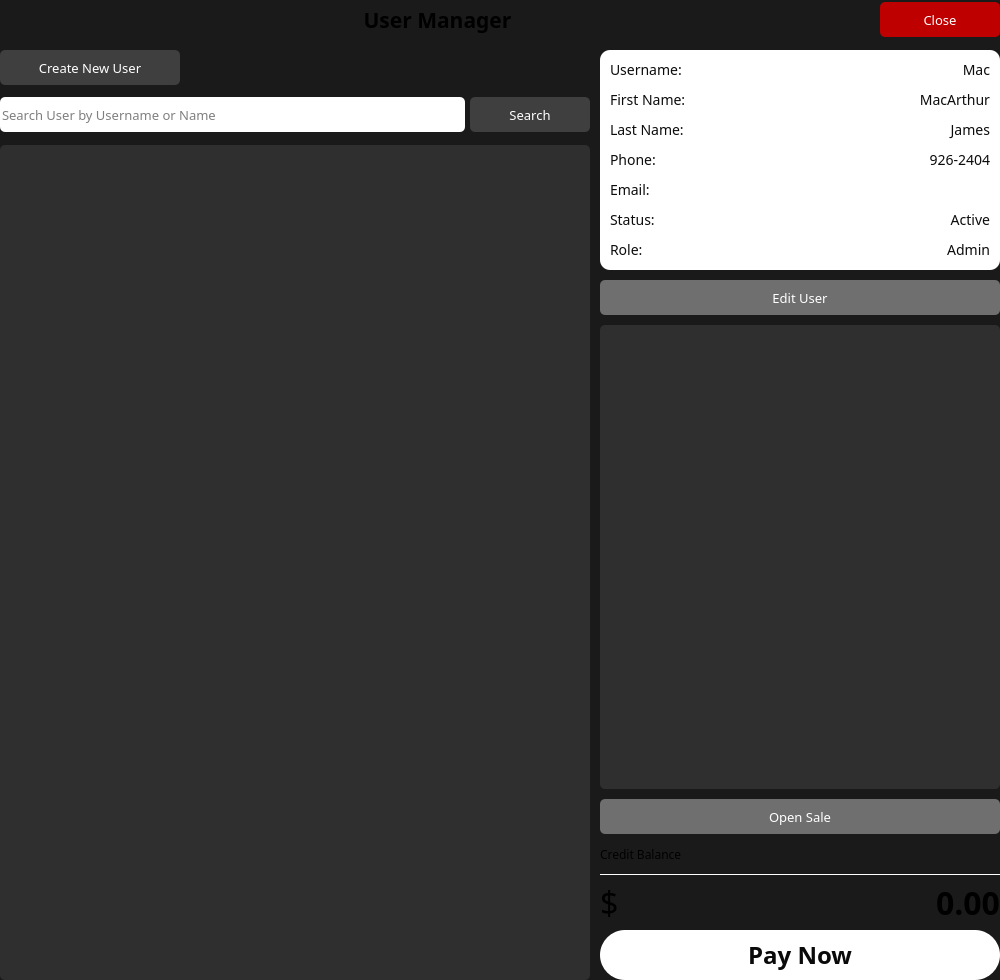
<?xml version="1.0" encoding="UTF-8"?>
<ui version="4.0">
 <class>UsersListWindow</class>
 <widget class="QWidget" name="UsersListWindow">
  <property name="geometry">
   <rect>
    <x>0</x>
    <y>0</y>
    <width>1000</width>
    <height>980</height>
   </rect>
  </property>
  <property name="minimumSize">
   <size>
    <width>980</width>
    <height>980</height>
   </size>
  </property>
  <property name="font">
   <font>
    <family>Lexend</family>
    <pointsize>10</pointsize>
   </font>
  </property>
  <property name="windowTitle">
   <string>Users List</string>
  </property>
  <property name="styleSheet">
   <string notr="true">QWidget {
}
#UsersListWindow {
	background-color: #1a1a1a;
}
#pb_user_close:hover {
	background-color: #ff0000;
}</string>
  </property>
  <layout class="QVBoxLayout" name="verticalLayout">
   <property name="spacing">
    <number>10</number>
   </property>
   <property name="leftMargin">
    <number>0</number>
   </property>
   <property name="topMargin">
    <number>0</number>
   </property>
   <property name="rightMargin">
    <number>0</number>
   </property>
   <property name="bottomMargin">
    <number>0</number>
   </property>
   <item>
    <widget class="QWidget" name="widget" native="true">
     <property name="minimumSize">
      <size>
       <width>0</width>
       <height>40</height>
      </size>
     </property>
     <property name="maximumSize">
      <size>
       <width>16777215</width>
       <height>45</height>
      </size>
     </property>
     <layout class="QHBoxLayout" name="horizontalLayout_3">
      <property name="spacing">
       <number>5</number>
      </property>
      <property name="leftMargin">
       <number>0</number>
      </property>
      <property name="topMargin">
       <number>0</number>
      </property>
      <property name="rightMargin">
       <number>0</number>
      </property>
      <property name="bottomMargin">
       <number>0</number>
      </property>
      <item>
       <widget class="QLabel" name="lb_user_title">
        <property name="minimumSize">
         <size>
          <width>0</width>
          <height>35</height>
         </size>
        </property>
        <property name="maximumSize">
         <size>
          <width>16777215</width>
          <height>35</height>
         </size>
        </property>
        <property name="font">
         <font>
          <family>Lexend</family>
          <pointsize>16</pointsize>
          <bold>true</bold>
         </font>
        </property>
        <property name="text">
         <string>User Manager</string>
        </property>
        <property name="alignment">
         <set>Qt::AlignmentFlag::AlignCenter</set>
        </property>
       </widget>
      </item>
      <item>
       <widget class="QPushButton" name="pb_user_close">
        <property name="minimumSize">
         <size>
          <width>120</width>
          <height>35</height>
         </size>
        </property>
        <property name="maximumSize">
         <size>
          <width>120</width>
          <height>35</height>
         </size>
        </property>
        <property name="styleSheet">
         <string notr="true">#pb_user_close {
	background-color: #bf0000;
	border: None;
	border-radius: 5px;
	color: white;
}

#pb_user_close:hover {
	background-color: #ff0000;
	color: white;
}</string>
        </property>
        <property name="text">
         <string>Close</string>
        </property>
        <property name="icon">
         <iconset resource="../../assets/images/icons.qrc">
          <normaloff>:/Icons/close_white.svg</normaloff>:/Icons/close_white.svg</iconset>
        </property>
       </widget>
      </item>
     </layout>
    </widget>
   </item>
   <item>
    <widget class="QWidget" name="wd_content" native="true">
     <layout class="QHBoxLayout" name="horizontalLayout">
      <property name="spacing">
       <number>10</number>
      </property>
      <property name="leftMargin">
       <number>0</number>
      </property>
      <property name="topMargin">
       <number>0</number>
      </property>
      <property name="rightMargin">
       <number>0</number>
      </property>
      <property name="bottomMargin">
       <number>0</number>
      </property>
      <item>
       <widget class="QWidget" name="wd_all_view" native="true">
        <layout class="QVBoxLayout" name="verticalLayout_2">
         <property name="spacing">
          <number>10</number>
         </property>
         <property name="leftMargin">
          <number>0</number>
         </property>
         <property name="topMargin">
          <number>0</number>
         </property>
         <property name="rightMargin">
          <number>0</number>
         </property>
         <property name="bottomMargin">
          <number>0</number>
         </property>
         <item>
          <widget class="QPushButton" name="pb_create_user">
           <property name="minimumSize">
            <size>
             <width>180</width>
             <height>35</height>
            </size>
           </property>
           <property name="maximumSize">
            <size>
             <width>180</width>
             <height>16777215</height>
            </size>
           </property>
           <property name="font">
            <font>
             <family>Lexend</family>
             <pointsize>10</pointsize>
            </font>
           </property>
           <property name="styleSheet">
            <string notr="true">#pb_create_user {
	background-color: #3f3f3f;
	color: white;
	border: None;
	border-radius: 5px;
}
#pb_create_user:hover {
	background-color: #4f4f4f;
}</string>
           </property>
           <property name="text">
            <string>Create New User</string>
           </property>
           <property name="icon">
            <iconset resource="../../assets/images/icons.qrc">
             <normaloff>:/Icons/add_white.svg</normaloff>:/Icons/add_white.svg</iconset>
           </property>
           <property name="flat">
            <bool>false</bool>
           </property>
          </widget>
         </item>
         <item>
          <widget class="QWidget" name="wd_user_search" native="true">
           <property name="minimumSize">
            <size>
             <width>0</width>
             <height>40</height>
            </size>
           </property>
           <property name="maximumSize">
            <size>
             <width>16777215</width>
             <height>40</height>
            </size>
           </property>
           <layout class="QHBoxLayout" name="horizontalLayout_2">
            <property name="spacing">
             <number>5</number>
            </property>
            <property name="leftMargin">
             <number>0</number>
            </property>
            <property name="topMargin">
             <number>0</number>
            </property>
            <property name="rightMargin">
             <number>0</number>
            </property>
            <property name="bottomMargin">
             <number>0</number>
            </property>
            <item>
             <widget class="QLineEdit" name="le_user_search">
              <property name="minimumSize">
               <size>
                <width>0</width>
                <height>35</height>
               </size>
              </property>
              <property name="font">
               <font>
                <family>Lexend</family>
                <pointsize>10</pointsize>
               </font>
              </property>
              <property name="styleSheet">
               <string notr="true">color: #000;
background-color: #fff;
border: None;
border-radius: 5px;</string>
              </property>
              <property name="placeholderText">
               <string>Search User by Username or Name</string>
              </property>
             </widget>
            </item>
            <item>
             <widget class="QPushButton" name="pb_user_search">
              <property name="minimumSize">
               <size>
                <width>120</width>
                <height>35</height>
               </size>
              </property>
              <property name="font">
               <font>
                <family>Lexend</family>
                <pointsize>10</pointsize>
               </font>
              </property>
              <property name="styleSheet">
               <string notr="true">#pb_user_search {
	background-color: #3f3f3f;
	color: #fff;
	border: None;
	border-radius: 5px;
}
#pb_user_search:hover {
	background-color: #4f4f4f;
}</string>
              </property>
              <property name="text">
               <string>Search</string>
              </property>
              <property name="icon">
               <iconset resource="../../assets/images/icons.qrc">
                <normaloff>:/Icons/search_white.svg</normaloff>:/Icons/search_white.svg</iconset>
              </property>
              <property name="iconSize">
               <size>
                <width>16</width>
                <height>16</height>
               </size>
              </property>
             </widget>
            </item>
           </layout>
          </widget>
         </item>
         <item>
          <widget class="QTableView" name="tbl_users">
           <property name="styleSheet">
            <string notr="true">#tbl_users {
	background-color: #2f2f2f;
	color: white;
	border: None;
	border-radius: 5px;
}</string>
           </property>
          </widget>
         </item>
        </layout>
       </widget>
      </item>
      <item>
       <widget class="QWidget" name="wd_detail_view" native="true">
        <property name="minimumSize">
         <size>
          <width>400</width>
          <height>0</height>
         </size>
        </property>
        <property name="maximumSize">
         <size>
          <width>400</width>
          <height>16777215</height>
         </size>
        </property>
        <property name="styleSheet">
         <string notr="true">#wd_detail_view QFrame {
	border: None;
}</string>
        </property>
        <layout class="QVBoxLayout" name="verticalLayout_5">
         <property name="spacing">
          <number>10</number>
         </property>
         <property name="leftMargin">
          <number>0</number>
         </property>
         <property name="topMargin">
          <number>0</number>
         </property>
         <property name="rightMargin">
          <number>0</number>
         </property>
         <property name="bottomMargin">
          <number>0</number>
         </property>
         <item>
          <widget class="QWidget" name="wd_user_details" native="true">
           <property name="minimumSize">
            <size>
             <width>380</width>
             <height>0</height>
            </size>
           </property>
           <property name="maximumSize">
            <size>
             <width>400</width>
             <height>16777215</height>
            </size>
           </property>
           <property name="font">
            <font>
             <family>Lexend</family>
            </font>
           </property>
           <property name="styleSheet">
            <string notr="true">#wd_user_details {
	background-color: #fff;
	border: None;
	border-radius: 10px;
	color: #1a1a1a;
}

#wd_user_details QLabel {
	border: None;
	color: #0c0c0c;
	font-size: 14px;
	font-weight: Normal;
}</string>
           </property>
           <layout class="QFormLayout" name="formLayout">
            <property name="horizontalSpacing">
             <number>10</number>
            </property>
            <property name="verticalSpacing">
             <number>10</number>
            </property>
            <property name="leftMargin">
             <number>10</number>
            </property>
            <property name="topMargin">
             <number>10</number>
            </property>
            <property name="rightMargin">
             <number>10</number>
            </property>
            <property name="bottomMargin">
             <number>10</number>
            </property>
            <item row="0" column="0">
             <widget class="QLabel" name="lb_username">
              <property name="minimumSize">
               <size>
                <width>80</width>
                <height>0</height>
               </size>
              </property>
              <property name="font">
               <font>
                <family>Lexend</family>
                <pointsize>-1</pointsize>
                <bold>false</bold>
               </font>
              </property>
              <property name="text">
               <string>Username:</string>
              </property>
             </widget>
            </item>
            <item row="0" column="1">
             <widget class="QLabel" name="lb_username_val">
              <property name="minimumSize">
               <size>
                <width>120</width>
                <height>0</height>
               </size>
              </property>
              <property name="font">
               <font>
                <family>Lexend</family>
                <pointsize>-1</pointsize>
                <bold>false</bold>
               </font>
              </property>
              <property name="text">
               <string>Mac</string>
              </property>
              <property name="alignment">
               <set>Qt::AlignmentFlag::AlignRight|Qt::AlignmentFlag::AlignTrailing|Qt::AlignmentFlag::AlignVCenter</set>
              </property>
             </widget>
            </item>
            <item row="1" column="0">
             <widget class="QLabel" name="lb_first_name">
              <property name="minimumSize">
               <size>
                <width>80</width>
                <height>0</height>
               </size>
              </property>
              <property name="font">
               <font>
                <family>Lexend</family>
                <pointsize>-1</pointsize>
                <bold>false</bold>
               </font>
              </property>
              <property name="text">
               <string>First Name:</string>
              </property>
             </widget>
            </item>
            <item row="1" column="1">
             <widget class="QLabel" name="lb_firstName_val">
              <property name="minimumSize">
               <size>
                <width>120</width>
                <height>0</height>
               </size>
              </property>
              <property name="font">
               <font>
                <family>Lexend</family>
                <pointsize>-1</pointsize>
                <bold>false</bold>
               </font>
              </property>
              <property name="text">
               <string>MacArthur</string>
              </property>
              <property name="alignment">
               <set>Qt::AlignmentFlag::AlignRight|Qt::AlignmentFlag::AlignTrailing|Qt::AlignmentFlag::AlignVCenter</set>
              </property>
             </widget>
            </item>
            <item row="2" column="0">
             <widget class="QLabel" name="lb_last_name">
              <property name="minimumSize">
               <size>
                <width>80</width>
                <height>0</height>
               </size>
              </property>
              <property name="font">
               <font>
                <family>Lexend</family>
                <pointsize>-1</pointsize>
                <bold>false</bold>
               </font>
              </property>
              <property name="text">
               <string>Last Name:</string>
              </property>
             </widget>
            </item>
            <item row="2" column="1">
             <widget class="QLabel" name="lb_lastName_val">
              <property name="minimumSize">
               <size>
                <width>120</width>
                <height>0</height>
               </size>
              </property>
              <property name="font">
               <font>
                <family>Lexend</family>
                <pointsize>-1</pointsize>
                <bold>false</bold>
               </font>
              </property>
              <property name="text">
               <string>James</string>
              </property>
              <property name="alignment">
               <set>Qt::AlignmentFlag::AlignRight|Qt::AlignmentFlag::AlignTrailing|Qt::AlignmentFlag::AlignVCenter</set>
              </property>
             </widget>
            </item>
            <item row="3" column="0">
             <widget class="QLabel" name="lb_phone">
              <property name="minimumSize">
               <size>
                <width>80</width>
                <height>0</height>
               </size>
              </property>
              <property name="font">
               <font>
                <family>Lexend</family>
                <pointsize>-1</pointsize>
                <bold>false</bold>
               </font>
              </property>
              <property name="text">
               <string>Phone:</string>
              </property>
             </widget>
            </item>
            <item row="3" column="1">
             <widget class="QLabel" name="lb_phone_val">
              <property name="minimumSize">
               <size>
                <width>120</width>
                <height>0</height>
               </size>
              </property>
              <property name="font">
               <font>
                <family>Lexend</family>
                <pointsize>-1</pointsize>
                <bold>false</bold>
               </font>
              </property>
              <property name="text">
               <string>926-2404</string>
              </property>
              <property name="alignment">
               <set>Qt::AlignmentFlag::AlignRight|Qt::AlignmentFlag::AlignTrailing|Qt::AlignmentFlag::AlignVCenter</set>
              </property>
             </widget>
            </item>
            <item row="4" column="0">
             <widget class="QLabel" name="lb_email">
              <property name="minimumSize">
               <size>
                <width>80</width>
                <height>0</height>
               </size>
              </property>
              <property name="font">
               <font>
                <family>Lexend</family>
                <pointsize>-1</pointsize>
                <bold>false</bold>
               </font>
              </property>
              <property name="text">
               <string>Email:</string>
              </property>
             </widget>
            </item>
            <item row="4" column="1">
             <widget class="QLabel" name="lb_email_val">
              <property name="minimumSize">
               <size>
                <width>120</width>
                <height>0</height>
               </size>
              </property>
              <property name="font">
               <font>
                <family>Lexend</family>
                <pointsize>-1</pointsize>
                <bold>false</bold>
               </font>
              </property>
              <property name="text">
               <string/>
              </property>
              <property name="alignment">
               <set>Qt::AlignmentFlag::AlignRight|Qt::AlignmentFlag::AlignTrailing|Qt::AlignmentFlag::AlignVCenter</set>
              </property>
             </widget>
            </item>
            <item row="5" column="0">
             <widget class="QLabel" name="lb_status">
              <property name="minimumSize">
               <size>
                <width>80</width>
                <height>0</height>
               </size>
              </property>
              <property name="font">
               <font>
                <family>Lexend</family>
                <pointsize>-1</pointsize>
                <bold>false</bold>
               </font>
              </property>
              <property name="text">
               <string>Status:</string>
              </property>
             </widget>
            </item>
            <item row="5" column="1">
             <widget class="QLabel" name="lb_status_val">
              <property name="minimumSize">
               <size>
                <width>120</width>
                <height>0</height>
               </size>
              </property>
              <property name="font">
               <font>
                <family>Lexend</family>
                <pointsize>-1</pointsize>
                <bold>false</bold>
               </font>
              </property>
              <property name="text">
               <string>Active</string>
              </property>
              <property name="alignment">
               <set>Qt::AlignmentFlag::AlignRight|Qt::AlignmentFlag::AlignTrailing|Qt::AlignmentFlag::AlignVCenter</set>
              </property>
             </widget>
            </item>
            <item row="6" column="0">
             <widget class="QLabel" name="lb_role">
              <property name="minimumSize">
               <size>
                <width>80</width>
                <height>0</height>
               </size>
              </property>
              <property name="font">
               <font>
                <family>Lexend</family>
                <pointsize>-1</pointsize>
                <bold>false</bold>
               </font>
              </property>
              <property name="text">
               <string>Role:</string>
              </property>
             </widget>
            </item>
            <item row="6" column="1">
             <widget class="QLabel" name="lb_role_val">
              <property name="minimumSize">
               <size>
                <width>120</width>
                <height>0</height>
               </size>
              </property>
              <property name="font">
               <font>
                <family>Lexend</family>
                <pointsize>-1</pointsize>
                <bold>false</bold>
               </font>
              </property>
              <property name="text">
               <string>Admin</string>
              </property>
              <property name="alignment">
               <set>Qt::AlignmentFlag::AlignRight|Qt::AlignmentFlag::AlignTrailing|Qt::AlignmentFlag::AlignVCenter</set>
              </property>
             </widget>
            </item>
           </layout>
          </widget>
         </item>
         <item>
          <widget class="QPushButton" name="pb_edit_user">
           <property name="minimumSize">
            <size>
             <width>0</width>
             <height>35</height>
            </size>
           </property>
           <property name="maximumSize">
            <size>
             <width>16777215</width>
             <height>35</height>
            </size>
           </property>
           <property name="font">
            <font>
             <family>Lexend</family>
             <pointsize>10</pointsize>
            </font>
           </property>
           <property name="layoutDirection">
            <enum>Qt::LayoutDirection::LeftToRight</enum>
           </property>
           <property name="styleSheet">
            <string notr="true">#pb_edit_user {
	background-color: #6f6f6f;
	color: white;
	border: None;
	border-radius: 5px;
}
#pb_edit_user:hover {
	background-color: #8f8f8f;
}</string>
           </property>
           <property name="text">
            <string>Edit User</string>
           </property>
           <property name="icon">
            <iconset resource="../../assets/images/icons.qrc">
             <normaloff>:/Icons/edit_white.svg</normaloff>:/Icons/edit_white.svg</iconset>
           </property>
          </widget>
         </item>
         <item>
          <widget class="QWidget" name="widget_2" native="true">
           <layout class="QVBoxLayout" name="verticalLayout_3">
            <property name="spacing">
             <number>10</number>
            </property>
            <property name="leftMargin">
             <number>0</number>
            </property>
            <property name="topMargin">
             <number>0</number>
            </property>
            <property name="rightMargin">
             <number>0</number>
            </property>
            <property name="bottomMargin">
             <number>0</number>
            </property>
            <item>
             <widget class="QListView" name="lw_user_sales">
              <property name="styleSheet">
               <string notr="true">#lw_user_sales {
	background-color: #2f2f2f;
	border: None;
	border-radius: 5px;
	color: #fff;
}</string>
              </property>
             </widget>
            </item>
            <item>
             <widget class="QPushButton" name="pb_open_transaction">
              <property name="minimumSize">
               <size>
                <width>0</width>
                <height>35</height>
               </size>
              </property>
              <property name="maximumSize">
               <size>
                <width>16777215</width>
                <height>35</height>
               </size>
              </property>
              <property name="font">
               <font>
                <family>Lexend</family>
                <pointsize>10</pointsize>
               </font>
              </property>
              <property name="styleSheet">
               <string notr="true">#pb_open_transaction {
	background-color: #6f6f6f;
	color: #fff;
	border: None;
	border-radius: 5px;
}
#pb_open_transaction:hover {
	background-color: #8f8f8f;
}</string>
              </property>
              <property name="text">
               <string>Open Sale</string>
              </property>
              <property name="icon">
               <iconset resource="../../assets/images/icons.qrc">
                <normaloff>:/Icons/dollar_white.svg</normaloff>:/Icons/dollar_white.svg</iconset>
              </property>
             </widget>
            </item>
           </layout>
          </widget>
         </item>
         <item>
          <widget class="QWidget" name="wd_user_action" native="true">
           <layout class="QVBoxLayout" name="verticalLayout_4">
            <property name="spacing">
             <number>10</number>
            </property>
            <property name="leftMargin">
             <number>0</number>
            </property>
            <property name="topMargin">
             <number>0</number>
            </property>
            <property name="rightMargin">
             <number>0</number>
            </property>
            <property name="bottomMargin">
             <number>0</number>
            </property>
            <item>
             <widget class="QLabel" name="lb_balance_txt">
              <property name="minimumSize">
               <size>
                <width>0</width>
                <height>20</height>
               </size>
              </property>
              <property name="font">
               <font>
                <family>Lexend</family>
               </font>
              </property>
              <property name="text">
               <string>Credit Balance</string>
              </property>
             </widget>
            </item>
            <item>
             <widget class="Line" name="line">
              <property name="minimumSize">
               <size>
                <width>400</width>
                <height>1</height>
               </size>
              </property>
              <property name="maximumSize">
               <size>
                <width>400</width>
                <height>1</height>
               </size>
              </property>
              <property name="layoutDirection">
               <enum>Qt::LayoutDirection::LeftToRight</enum>
              </property>
              <property name="styleSheet">
               <string notr="true">background-color: #fff;</string>
              </property>
              <property name="orientation">
               <enum>Qt::Orientation::Horizontal</enum>
              </property>
             </widget>
            </item>
            <item>
             <widget class="QWidget" name="widget_3" native="true">
              <layout class="QHBoxLayout" name="horizontalLayout_4">
               <property name="spacing">
                <number>10</number>
               </property>
               <property name="leftMargin">
                <number>0</number>
               </property>
               <property name="topMargin">
                <number>0</number>
               </property>
               <property name="rightMargin">
                <number>0</number>
               </property>
               <property name="bottomMargin">
                <number>0</number>
               </property>
               <item>
                <widget class="QLabel" name="lb_dollar_sign">
                 <property name="minimumSize">
                  <size>
                   <width>0</width>
                   <height>35</height>
                  </size>
                 </property>
                 <property name="maximumSize">
                  <size>
                   <width>50</width>
                   <height>35</height>
                  </size>
                 </property>
                 <property name="font">
                  <font>
                   <family>Lexend</family>
                   <pointsize>24</pointsize>
                   <bold>false</bold>
                  </font>
                 </property>
                 <property name="text">
                  <string>$</string>
                 </property>
                </widget>
               </item>
               <item>
                <widget class="QLabel" name="lb_balance_amount">
                 <property name="minimumSize">
                  <size>
                   <width>0</width>
                   <height>35</height>
                  </size>
                 </property>
                 <property name="maximumSize">
                  <size>
                   <width>16777215</width>
                   <height>35</height>
                  </size>
                 </property>
                 <property name="font">
                  <font>
                   <family>Lexend</family>
                   <pointsize>24</pointsize>
                   <bold>true</bold>
                  </font>
                 </property>
                 <property name="text">
                  <string>0.00</string>
                 </property>
                 <property name="alignment">
                  <set>Qt::AlignmentFlag::AlignRight|Qt::AlignmentFlag::AlignTrailing|Qt::AlignmentFlag::AlignVCenter</set>
                 </property>
                </widget>
               </item>
              </layout>
             </widget>
            </item>
            <item>
             <widget class="QPushButton" name="pb_pay_now">
              <property name="minimumSize">
               <size>
                <width>0</width>
                <height>50</height>
               </size>
              </property>
              <property name="maximumSize">
               <size>
                <width>16777215</width>
                <height>50</height>
               </size>
              </property>
              <property name="styleSheet">
               <string notr="true">#pb_pay_now {
	background-color: #fff;
	color: #0a0a0a;
	font-size: 24px;
	border: None;
	border-radius: 25px;
	font-weight: bold;
}
#pb_pay_now:hover {
	background-color: #efefef;
}</string>
              </property>
              <property name="text">
               <string>Pay Now</string>
              </property>
             </widget>
            </item>
           </layout>
          </widget>
         </item>
        </layout>
       </widget>
      </item>
     </layout>
    </widget>
   </item>
  </layout>
 </widget>
 <resources>
  <include location="../../assets/images/icons.qrc"/>
 </resources>
 <connections/>
</ui>
